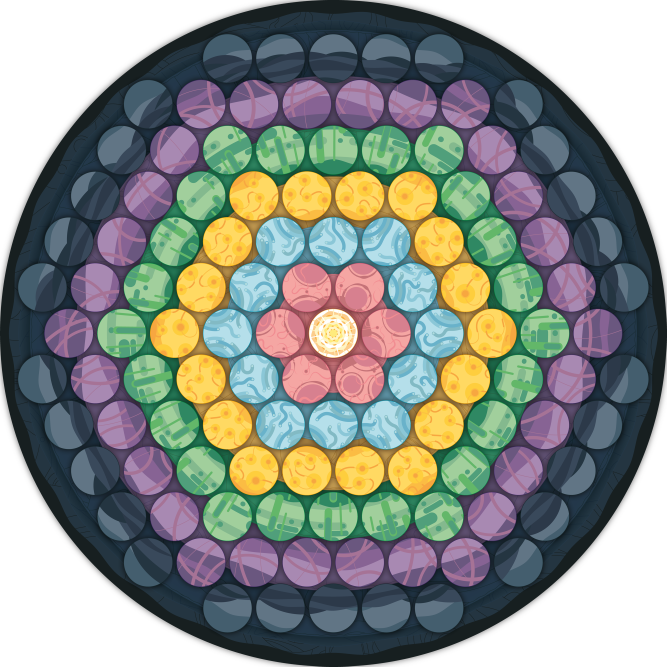
#> input picture pieces/board_hex_2000.png, 2000 x 2000 px (shown at 1/3 size)
$ python -i build_library.py   (imports and definitions only)
#> lines starting #> are read from the running program, lines starting #| are printed output that depends on the picture
#!/usr/bin/env python3
"""Gather every game's printed and modelled components into one library for
the playtest table (src/cljs/table/, served at /table/).

Nothing here is drawn anew. Each pipeline already makes its own art -- the
UNIVERSE and DISTINCTIONS MPC faces, the TTS mod's organism tokens, mutations
and boards, the organism GLBs -- and this only shrinks those to web size and
writes library.json, which says what each thing is and how big it is in
millimetres. Re-run it (`make` in table/) after any of those pipelines changes.

    resources/public/table/library.json
    resources/public/table/assets/<game>/*.webp

A missing source is skipped with a note rather than failing the whole library,
so a checkout without (say) the TTS output still gets the other games.
"""
import csv
import json
import pathlib
import sys

from PIL import Image

HERE = pathlib.Path(__file__).resolve().parent
ROOT = HERE.parent
PUBLIC = ROOT / "resources" / "public"
OUT = PUBLIC / "table"
ASSETS = OUT / "assets"
WEB = "/table/assets/"
ORG3D = PUBLIC / "organism" / "3d"
TTS = ROOT / "pieces" / "tts" / "out"

CARD_MM = [63.5, 88.9]   # poker: UNIVERSE and DISTINCTIONS are both cut at 750 x 1050 @ 300 dpi
MPC_BLEED = 36           # px each side on the 822 x 1122 MPC faces
CARD_PX = 400            # web width of a card face
QUALITY = 86

notes = []


def webp(src, dest, width=None, crop=None, square=None):
    """Write src as WebP under ASSETS, return its URL. Skip if up to date."""
#> called with src = '../pieces/board_hex_2000.png', dest = 'out.png'
    dest = ASSETS / dest
    if dest.exists() and dest.stat().st_mtime >= src.stat().st_mtime:
        return WEB + str(dest.relative_to(ASSETS))
    dest.parent.mkdir(parents=True, exist_ok=True)
    im = Image.open(src).convert("RGB")
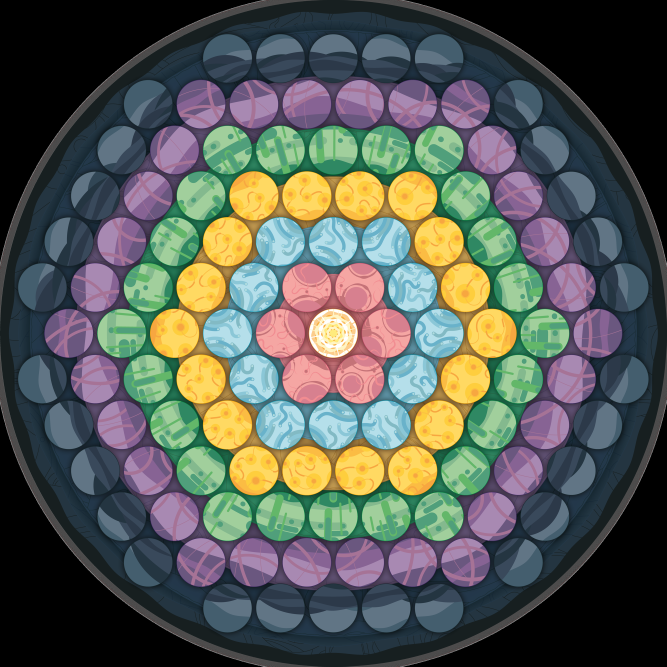
#> im: PIL image 2000x2000 RGB (shown at 1/3 size); mean R, G, B 87.2, 92.2, 86.1
    if crop:
        im = im.crop((crop, crop, im.width - crop, im.height - crop))
    if square:
        im = im.resize((square, square), Image.LANCZOS)
    elif width and im.width > width:
        im = im.resize((width, round(im.height * width / im.width)), Image.LANCZOS)
    im.save(dest, "WEBP", quality=QUALITY, method=5)
    return WEB + str(dest.relative_to(ASSETS))


# [124 lines left out: functions mpc_deck, universe, distinctions, organism, main, not called in this run]


# [2 lines not run here, left out]

>>> result = webp('../pieces/board_hex_2000.png', 'out.png')
